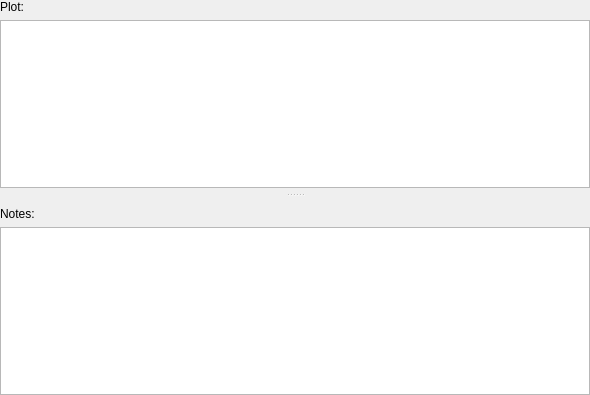
<ui version="4.0" >
 <class>MvdNotesPage</class>
 <widget class="QWidget" name="MvdNotesPage" >
  <property name="geometry" >
   <rect>
    <x>0</x>
    <y>0</y>
    <width>590</width>
    <height>395</height>
   </rect>
  </property>
  <property name="windowTitle" >
   <string>Notes</string>
  </property>
  <layout class="QGridLayout" >
   <property name="margin" >
    <number>0</number>
   </property>
   <property name="spacing" >
    <number>6</number>
   </property>
   <item row="0" column="0" >
    <widget class="QSplitter" name="splitter" >
     <property name="orientation" >
      <enum>Qt::Vertical</enum>
     </property>
     <widget class="QWidget" name="layoutWidget" >
      <layout class="QVBoxLayout" >
       <property name="margin" >
        <number>0</number>
       </property>
       <property name="spacing" >
        <number>6</number>
       </property>
       <item>
        <widget class="QLabel" name="labPlot" >
         <property name="text" >
          <string>Plot:</string>
         </property>
        </widget>
       </item>
       <item>
        <widget class="QTextEdit" name="plot" >
         <property name="sizePolicy" >
          <sizepolicy>
           <hsizetype>7</hsizetype>
           <vsizetype>7</vsizetype>
           <horstretch>0</horstretch>
           <verstretch>5</verstretch>
          </sizepolicy>
         </property>
        </widget>
       </item>
       <item>
        <spacer>
         <property name="orientation" >
          <enum>Qt::Vertical</enum>
         </property>
         <property name="sizeType" >
          <enum>QSizePolicy::Fixed</enum>
         </property>
         <property name="sizeHint" >
          <size>
           <width>20</width>
           <height>5</height>
          </size>
         </property>
        </spacer>
       </item>
      </layout>
     </widget>
     <widget class="QWidget" name="layoutWidget" >
      <layout class="QVBoxLayout" >
       <property name="margin" >
        <number>0</number>
       </property>
       <property name="spacing" >
        <number>6</number>
       </property>
       <item>
        <spacer>
         <property name="orientation" >
          <enum>Qt::Vertical</enum>
         </property>
         <property name="sizeType" >
          <enum>QSizePolicy::Fixed</enum>
         </property>
         <property name="sizeHint" >
          <size>
           <width>20</width>
           <height>10</height>
          </size>
         </property>
        </spacer>
       </item>
       <item>
        <widget class="QLabel" name="labNotes" >
         <property name="text" >
          <string>Notes:</string>
         </property>
        </widget>
       </item>
       <item>
        <widget class="QTextEdit" name="notes" >
         <property name="sizePolicy" >
          <sizepolicy>
           <hsizetype>7</hsizetype>
           <vsizetype>7</vsizetype>
           <horstretch>0</horstretch>
           <verstretch>3</verstretch>
          </sizepolicy>
         </property>
        </widget>
       </item>
      </layout>
     </widget>
    </widget>
   </item>
  </layout>
 </widget>
 <resources/>
 <connections/>
</ui>
